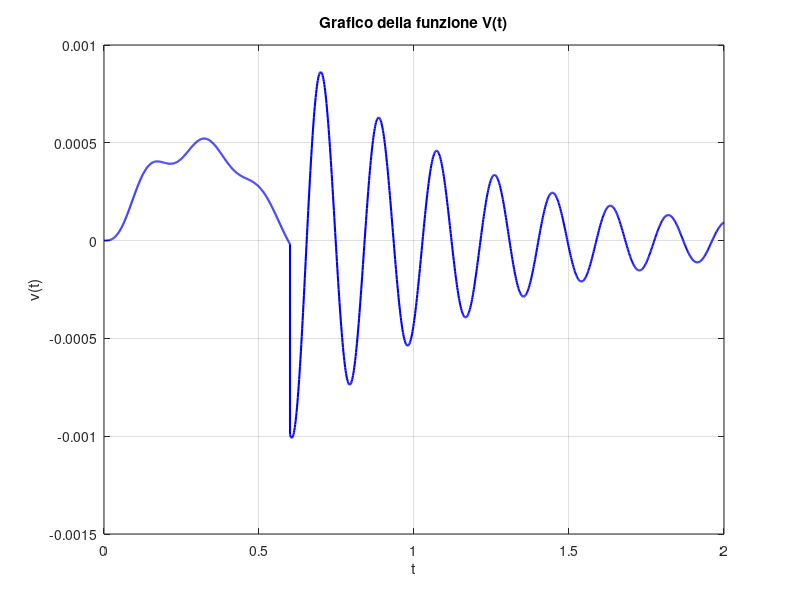

Here is the MATLAB script that generated this plot:
% dati
m= 15 %kg
k= 17000 %N/m
v=0.05 %fattore smorzamento
%p1= 8*(pi*t/0.6) %forzante esterna per 0<=t<=0.6
p2= 0 %forzante esterna per t>0.6
w0= sqrt(k/m) %pulsazione propria
wd= w0*sqrt(1-v^2) %pulsazione propria sistema smorzato
w= pi/0.6 %pulsazione forzante
z= 2*v*w0*m %smorzamento

% definisco le costanti
C= ((8*(m*w^2-k))/(-m^2*w^4+2*k*m*w^2-z^2*w^2-k^2))
D= (z*C*w)/(m*w^2-k)
A= -D
B= (A*v*w0-C*w)/(wd)
E= -0.000018016
F= -0.0028

% definizione dell'intervallo
t1 = linspace(0, 0.6, 1000); % Intervallo da 0 a 0.6 con 1000 punti
t2 = linspace(0.6, 2, 1000); % intervallo da 0.6 a 2 con 1000 punti

% definizione della funzione
V1 =exp(-v*w0*t1).*(A*cos(wd*t1)+B*sin(wd*t1))+C*sin(w*t1)+D*cos(w*t1);
V2 =exp(-v*w0*t2).*(E*cos(wd*t2)+F*sin(wd*t2));

% Unione delle due parti della funzione V(t)
V = [V1, V2];

% creazione del grafico
figure; %crea una nuova finestra per il grafico
plot([t1,t2], V, 'b-', 'LineWidth', 1.5); %crea il grafico con una linea blu
title('Grafico della funzione V(t)'); %titolo del grafico
xlabel('t'); %etichetta dell'asse t
ylabel('v(t)'); %etichetta dell'asse V(t)
grid on; %mostra la griglia
